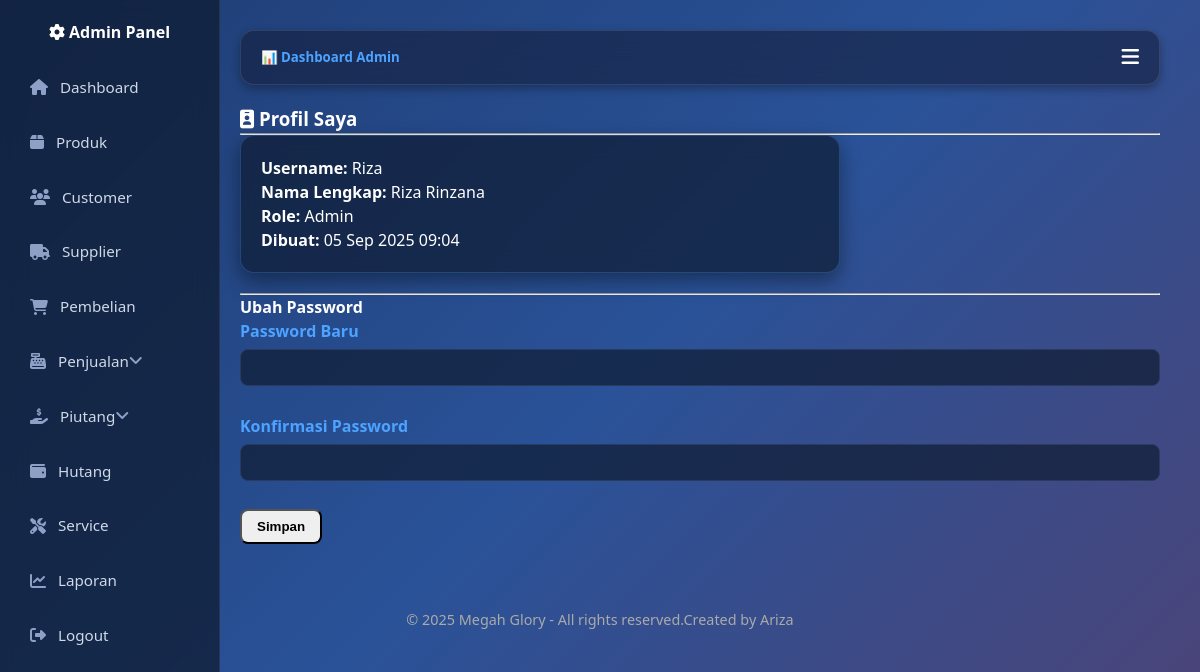
Screenshot of /Admin/profil.php (signed in) with the database file from the repository.
### tables this page shows
CREATE TABLE `users` (
  `id` int(11) NOT NULL,
  `username` varchar(50) NOT NULL,
  `password` varchar(255) NOT NULL,
  `nama_lengkap` varchar(100) DEFAULT NULL,
  `role` enum('admin','teknisi') NOT NULL,
  `created_at` timestamp NULL DEFAULT current_timestamp()
);

### Admin/profil.php (the view, shortened to what this page needs)
<?php
include "../config.php";
$username = $_SESSION['username'];
$query = $conn->prepare("SELECT username, nama_lengkap, role, created_at FROM users WHERE username = ?");
$query->bind_param("s", $username);
$query->execute();
$result = $query->get_result();
$user = $result->fetch_assoc();
?>
<?php include "header.php"; ?>
<h3><i class="fa fa-id-badge"></i> Profil Saya</h3>
<hr>
<div class="card" style="max-width:600px;">
  <div class="card-body">
    <p><strong>Username:</strong> <?= htmlspecialchars($user['username']); ?></p>
    <p><strong>Nama Lengkap:</strong> <?= htmlspecialchars($user['nama_lengkap']); ?></p>
    <p><strong>Role:</strong> <?= ucfirst($user['role']); ?></p>
    <p><strong>Dibuat:</strong> <?= date("d M Y H:i", strtotime($user['created_at'])); ?></p>
  </div>
</div>
<hr>
<h4>Ubah Password</h4>
<form method="POST">
  <div class="mb-3">
    <label>Password Baru</label>
    <input type="password" name="new_password" class="form-control" required>
  </div>
  <div class="mb-3">
    <label>Konfirmasi Password</label>
    <input type="password" name="confirm_password" class="form-control" required>
  </div>
  <button type="submit" name="update_password" class="btn btn-primary-custom">Simpan</button>
</form>
<?php include "footer.php"; ?>

### assets/css/base.css (style rules this page uses)
:root { --primary: #009688; --secondary: #6c757d; --success: #28a745; --danger: #dc3545; --warning: #ffc107; --info: #17a2b8; --light: #f8f9fa; --dark: #212529; --body-bg: #0a1930; --body-color: #ffffff; }
* { box-sizing: border-box; margin: 0; padding: 0; }
body { font-family: 'Segoe UI', sans-serif; background: linear-gradient(135deg, #1e3c72, #2a5298, #4e4376); color: var(--body-color); line-height: 1.5; }
.mb-3 { margin-bottom: 1rem !important; }

### assets/css/components.css (style rules this page uses)
.card { background: rgba(15, 28, 51, 0.7); backdrop-filter: blur(10px); border-radius: 14px; padding: 20px; box-shadow: 0 8px 20px rgba(0,0,0,0.4); border: 1px solid rgba(77,163,255,0.25); margin-bottom: 20px; position: relative; transition: all 0.3s ease; }
.btn { display: inline-block; padding: 8px 15px; border-radius: 8px; font-weight: 600; cursor: pointer; transition: 0.3s; text-align: center; }
input, select, textarea { width: 100%; padding: 10px 12px; border-radius: 8px; border: 1px solid #2a3b5f; background: rgba(15, 28, 51, 0.7); color: #fff; margin-bottom: 12px; transition: 0.3s; }
label { display: block; margin-bottom: 6px; font-weight: 600; color: #4da3ff; }
::placeholder { color: #aaa; }
input.form-control, select.form-control, textarea.form-control { width: 100%; }

### assets/css/custom.css (style rules this page uses)
html, body { height: 100%; margin: 0; display: flex; flex-direction: column; }

### rows the page displays
users: username "Riza", nama_lengkap "Riza Rinzana", role "Admin", created_at "05 Sep 2025 09:04"
